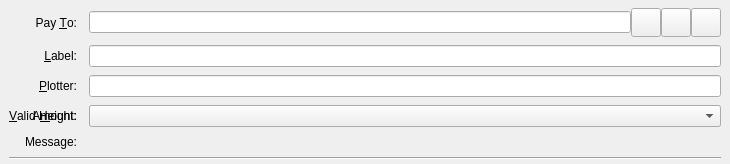
<?xml version="1.0" encoding="UTF-8"?>
<ui version="4.0">
 <class>SendCoinsEntry</class>
 <widget class="QStackedWidget" name="SendCoinsEntry">
  <property name="geometry">
   <rect>
    <x>0</x>
    <y>0</y>
    <width>730</width>
    <height>150</height>
   </rect>
  </property>
  <property name="focusPolicy">
   <enum>Qt::TabFocus</enum>
  </property>
  <property name="autoFillBackground">
   <bool>false</bool>
  </property>
  <widget class="QFrame" name="SendCoins">
   <property name="toolTip">
    <string>This is a normal payment.</string>
   </property>
   <property name="frameShape">
    <enum>QFrame::NoFrame</enum>
   </property>
   <layout class="QGridLayout" name="gridLayout">
    <property name="topMargin">
     <number>8</number>
    </property>
    <property name="bottomMargin">
     <number>4</number>
    </property>
    <property name="horizontalSpacing">
     <number>12</number>
    </property>
    <property name="verticalSpacing">
     <number>8</number>
    </property>
    <item row="0" column="0">
     <widget class="QLabel" name="payToLabel">
      <property name="text">
       <string>Pay &amp;To:</string>
      </property>
      <property name="alignment">
       <set>Qt::AlignRight|Qt::AlignTrailing|Qt::AlignVCenter</set>
      </property>
      <property name="buddy">
       <cstring>payTo</cstring>
      </property>
     </widget>
    </item>
    <item row="0" column="1">
     <layout class="QHBoxLayout" name="payToLayout">
      <property name="spacing">
       <number>0</number>
      </property>
      <item>
       <widget class="QValidatedLineEdit" name="payTo">
        <property name="toolTip">
         <string>The BitcoinHD address to send the payment to</string>
        </property>
       </widget>
      </item>
      <item>
       <widget class="QToolButton" name="addressBookButton">
        <property name="toolTip">
         <string>Choose previously used address</string>
        </property>
        <property name="text">
         <string/>
        </property>
        <property name="icon">
         <iconset resource="../bitcoin.qrc">
          <normaloff>:/icons/address-book</normaloff>:/icons/address-book</iconset>
        </property>
        <property name="iconSize">
         <size>
          <width>22</width>
          <height>22</height>
         </size>
        </property>
        <property name="shortcut">
         <string>Alt+A</string>
        </property>
       </widget>
      </item>
      <item>
       <widget class="QToolButton" name="pasteButton">
        <property name="toolTip">
         <string>Paste address from clipboard</string>
        </property>
        <property name="text">
         <string/>
        </property>
        <property name="icon">
         <iconset resource="../bitcoin.qrc">
          <normaloff>:/icons/editpaste</normaloff>:/icons/editpaste</iconset>
        </property>
        <property name="iconSize">
         <size>
          <width>22</width>
          <height>22</height>
         </size>
        </property>
        <property name="shortcut">
         <string>Alt+P</string>
        </property>
       </widget>
      </item>
      <item>
       <widget class="QToolButton" name="deleteButton">
        <property name="toolTip">
         <string>Remove this entry</string>
        </property>
        <property name="text">
         <string/>
        </property>
        <property name="icon">
         <iconset resource="../bitcoin.qrc">
          <normaloff>:/icons/remove</normaloff>:/icons/remove</iconset>
        </property>
        <property name="iconSize">
         <size>
          <width>22</width>
          <height>22</height>
         </size>
        </property>
       </widget>
      </item>
     </layout>
    </item>
    <item row="1" column="0">
     <widget class="QLabel" name="labellLabel">
      <property name="text">
       <string>&amp;Label:</string>
      </property>
      <property name="alignment">
       <set>Qt::AlignRight|Qt::AlignTrailing|Qt::AlignVCenter</set>
      </property>
      <property name="buddy">
       <cstring>addAsLabel</cstring>
      </property>
     </widget>
    </item>
    <item row="1" column="1">
     <widget class="QLineEdit" name="addAsLabel">
      <property name="toolTip">
       <string>Enter a label for this address to add it to the list of used addresses</string>
      </property>
     </widget>
    </item>
    <item row="3" column="0">
     <widget class="QLabel" name="amountLabel">
      <property name="text">
       <string>A&amp;mount:</string>
      </property>
      <property name="alignment">
       <set>Qt::AlignRight|Qt::AlignTrailing|Qt::AlignVCenter</set>
      </property>
      <property name="buddy">
       <cstring>payAmount</cstring>
      </property>
     </widget>
    </item>
    <item row="4" column="0">
     <widget class="QLabel" name="messageLabel">
      <property name="text">
       <string>Message:</string>
      </property>
      <property name="alignment">
       <set>Qt::AlignRight|Qt::AlignTrailing|Qt::AlignVCenter</set>
      </property>
     </widget>
    </item>
    <item row="3" column="1">
     <layout class="QHBoxLayout" name="horizontalLayoutAmount" stretch="0,1,0">
      <item>
       <widget class="BitcoinAmountField" name="payAmount"/>
      </item>
      <item>
       <widget class="QCheckBox" name="checkboxSubtractFeeFromAmount">
        <property name="toolTip">
         <string>The fee will be deducted from the amount being sent. The recipient will receive less bitcoins than you enter in the amount field. If multiple recipients are selected, the fee is split equally.</string>
        </property>
        <property name="text">
         <string>S&amp;ubtract fee from amount</string>
        </property>
       </widget>
      </item>
      <item>
       <widget class="QPushButton" name="useAvailableBalanceButton">
        <property name="text">
         <string>Use available balance</string>
        </property>
       </widget>
      </item>
     </layout>
    </item>
    <item row="4" column="1">
     <widget class="QLabel" name="messageTextLabel">
      <property name="toolTip">
       <string>A message that was attached to the xdisk: URI which will be stored with the transaction for your reference. Note: This message will not be sent over the BitcoinHD network.</string>
      </property>
     </widget>
    </item>
    <item row="5" column="0" colspan="2">
     <widget class="Line" name="line">
      <property name="orientation">
       <enum>Qt::Horizontal</enum>
      </property>
     </widget>
    </item>
    <item row="2" column="0">
     <widget class="QLabel" name="plotterPassphraseLabel">
      <property name="text">
       <string>&amp;Plotter:</string>
      </property>
      <property name="alignment">
       <set>Qt::AlignRight|Qt::AlignTrailing|Qt::AlignVCenter</set>
      </property>
      <property name="buddy">
       <cstring>plotterPassphrase</cstring>
      </property>
     </widget>
    </item>
    <item row="2" column="1">
     <widget class="QValidatedLineEdit" name="plotterPassphrase">
      <property name="toolTip">
       <string>Enter your plotter passphrase or bind hex data</string>
      </property>
      <property name="echoMode">
       <enum>QLineEdit::Password</enum>
      </property>
     </widget>
    </item>
    <item row="3" column="0">
     <widget class="QLabel" name="plotterDataValidHeightLabel">
      <property name="text">
       <string>&amp;Valid Height:</string>
      </property>
      <property name="alignment">
       <set>Qt::AlignRight|Qt::AlignTrailing|Qt::AlignVCenter</set>
      </property>
      <property name="buddy">
       <cstring>plotterDataValidHeightSelector</cstring>
      </property>
     </widget>
    </item>
    <item row="3" column="1">
     <widget class="QComboBox" name="plotterDataValidHeightSelector" />
    </item>
   </layout>
  </widget>
  <widget class="QFrame" name="SendCoins_UnauthenticatedPaymentRequest">
   <property name="palette">
    <palette>
     <active>
      <colorrole role="WindowText">
       <brush brushstyle="SolidPattern">
        <color alpha="255">
         <red>0</red>
         <green>0</green>
         <blue>0</blue>
        </color>
       </brush>
      </colorrole>
      <colorrole role="Button">
       <brush brushstyle="SolidPattern">
        <color alpha="255">
         <red>255</red>
         <green>255</green>
         <blue>127</blue>
        </color>
       </brush>
      </colorrole>
      <colorrole role="Light">
       <brush brushstyle="SolidPattern">
        <color alpha="255">
         <red>255</red>
         <green>255</green>
         <blue>255</blue>
        </color>
       </brush>
      </colorrole>
      <colorrole role="Midlight">
       <brush brushstyle="SolidPattern">
        <color alpha="255">
         <red>255</red>
         <green>255</green>
         <blue>191</blue>
        </color>
       </brush>
      </colorrole>
      <colorrole role="Dark">
       <brush brushstyle="SolidPattern">
        <color alpha="255">
         <red>127</red>
         <green>127</green>
         <blue>63</blue>
        </color>
       </brush>
      </colorrole>
      <colorrole role="Mid">
       <brush brushstyle="SolidPattern">
        <color alpha="255">
         <red>170</red>
         <green>170</green>
         <blue>84</blue>
        </color>
       </brush>
      </colorrole>
      <colorrole role="Text">
       <brush brushstyle="SolidPattern">
        <color alpha="255">
         <red>0</red>
         <green>0</green>
         <blue>0</blue>
        </color>
       </brush>
      </colorrole>
      <colorrole role="BrightText">
       <brush brushstyle="SolidPattern">
        <color alpha="255">
         <red>255</red>
         <green>255</green>
         <blue>255</blue>
        </color>
       </brush>
      </colorrole>
      <colorrole role="ButtonText">
       <brush brushstyle="SolidPattern">
        <color alpha="255">
         <red>0</red>
         <green>0</green>
         <blue>0</blue>
        </color>
       </brush>
      </colorrole>
      <colorrole role="Base">
       <brush brushstyle="SolidPattern">
        <color alpha="255">
         <red>255</red>
         <green>255</green>
         <blue>255</blue>
        </color>
       </brush>
      </colorrole>
      <colorrole role="Window">
       <brush brushstyle="SolidPattern">
        <color alpha="255">
         <red>255</red>
         <green>255</green>
         <blue>127</blue>
        </color>
       </brush>
      </colorrole>
      <colorrole role="Shadow">
       <brush brushstyle="SolidPattern">
        <color alpha="255">
         <red>0</red>
         <green>0</green>
         <blue>0</blue>
        </color>
       </brush>
      </colorrole>
      <colorrole role="AlternateBase">
       <brush brushstyle="SolidPattern">
        <color alpha="255">
         <red>255</red>
         <green>255</green>
         <blue>191</blue>
        </color>
       </brush>
      </colorrole>
      <colorrole role="ToolTipBase">
       <brush brushstyle="SolidPattern">
        <color alpha="255">
         <red>255</red>
         <green>255</green>
         <blue>220</blue>
        </color>
       </brush>
      </colorrole>
      <colorrole role="ToolTipText">
       <brush brushstyle="SolidPattern">
        <color alpha="255">
         <red>0</red>
         <green>0</green>
         <blue>0</blue>
        </color>
       </brush>
      </colorrole>
     </active>
     <inactive>
      <colorrole role="WindowText">
       <brush brushstyle="SolidPattern">
        <color alpha="255">
         <red>0</red>
         <green>0</green>
         <blue>0</blue>
        </color>
       </brush>
      </colorrole>
      <colorrole role="Button">
       <brush brushstyle="SolidPattern">
        <color alpha="255">
         <red>255</red>
         <green>255</green>
         <blue>127</blue>
        </color>
       </brush>
      </colorrole>
      <colorrole role="Light">
       <brush brushstyle="SolidPattern">
        <color alpha="255">
         <red>255</red>
         <green>255</green>
         <blue>255</blue>
        </color>
       </brush>
      </colorrole>
      <colorrole role="Midlight">
       <brush brushstyle="SolidPattern">
        <color alpha="255">
         <red>255</red>
         <green>255</green>
         <blue>191</blue>
        </color>
       </brush>
      </colorrole>
      <colorrole role="Dark">
       <brush brushstyle="SolidPattern">
        <color alpha="255">
         <red>127</red>
         <green>127</green>
         <blue>63</blue>
        </color>
       </brush>
      </colorrole>
      <colorrole role="Mid">
       <brush brushstyle="SolidPattern">
        <color alpha="255">
         <red>170</red>
         <green>170</green>
         <blue>84</blue>
        </color>
       </brush>
      </colorrole>
      <colorrole role="Text">
       <brush brushstyle="SolidPattern">
        <color alpha="255">
         <red>0</red>
         <green>0</green>
         <blue>0</blue>
        </color>
       </brush>
      </colorrole>
      <colorrole role="BrightText">
       <brush brushstyle="SolidPattern">
        <color alpha="255">
         <red>255</red>
         <green>255</green>
         <blue>255</blue>
        </color>
       </brush>
      </colorrole>
      <colorrole role="ButtonText">
       <brush brushstyle="SolidPattern">
        <color alpha="255">
         <red>0</red>
         <green>0</green>
         <blue>0</blue>
        </color>
       </brush>
      </colorrole>
      <colorrole role="Base">
       <brush brushstyle="SolidPattern">
        <color alpha="255">
         <red>255</red>
         <green>255</green>
         <blue>255</blue>
        </color>
       </brush>
      </colorrole>
      <colorrole role="Window">
       <brush brushstyle="SolidPattern">
        <color alpha="255">
         <red>255</red>
         <green>255</green>
         <blue>127</blue>
        </color>
       </brush>
      </colorrole>
      <colorrole role="Shadow">
       <brush brushstyle="SolidPattern">
        <color alpha="255">
         <red>0</red>
         <green>0</green>
         <blue>0</blue>
        </color>
       </brush>
      </colorrole>
      <colorrole role="AlternateBase">
       <brush brushstyle="SolidPattern">
        <color alpha="255">
         <red>255</red>
         <green>255</green>
         <blue>191</blue>
        </color>
       </brush>
      </colorrole>
      <colorrole role="ToolTipBase">
       <brush brushstyle="SolidPattern">
        <color alpha="255">
         <red>255</red>
         <green>255</green>
         <blue>220</blue>
        </color>
       </brush>
      </colorrole>
      <colorrole role="ToolTipText">
       <brush brushstyle="SolidPattern">
        <color alpha="255">
         <red>0</red>
         <green>0</green>
         <blue>0</blue>
        </color>
       </brush>
      </colorrole>
     </inactive>
     <disabled>
      <colorrole role="WindowText">
       <brush brushstyle="SolidPattern">
        <color alpha="255">
         <red>127</red>
         <green>127</green>
         <blue>63</blue>
        </color>
       </brush>
      </colorrole>
      <colorrole role="Button">
       <brush brushstyle="SolidPattern">
        <color alpha="255">
         <red>255</red>
         <green>255</green>
         <blue>127</blue>
        </color>
       </brush>
      </colorrole>
      <colorrole role="Light">
       <brush brushstyle="SolidPattern">
        <color alpha="255">
         <red>255</red>
         <green>255</green>
         <blue>255</blue>
        </color>
       </brush>
      </colorrole>
      <colorrole role="Midlight">
       <brush brushstyle="SolidPattern">
        <color alpha="255">
         <red>255</red>
         <green>255</green>
         <blue>191</blue>
        </color>
       </brush>
      </colorrole>
      <colorrole role="Dark">
       <brush brushstyle="SolidPattern">
        <color alpha="255">
         <red>127</red>
         <green>127</green>
         <blue>63</blue>
        </color>
       </brush>
      </colorrole>
      <colorrole role="Mid">
       <brush brushstyle="SolidPattern">
        <color alpha="255">
         <red>170</red>
         <green>170</green>
         <blue>84</blue>
        </color>
       </brush>
      </colorrole>
      <colorrole role="Text">
       <brush brushstyle="SolidPattern">
        <color alpha="255">
         <red>127</red>
         <green>127</green>
         <blue>63</blue>
        </color>
       </brush>
      </colorrole>
      <colorrole role="BrightText">
       <brush brushstyle="SolidPattern">
        <color alpha="255">
         <red>255</red>
         <green>255</green>
         <blue>255</blue>
        </color>
       </brush>
      </colorrole>
      <colorrole role="ButtonText">
       <brush brushstyle="SolidPattern">
        <color alpha="255">
         <red>127</red>
         <green>127</green>
         <blue>63</blue>
        </color>
       </brush>
      </colorrole>
      <colorrole role="Base">
       <brush brushstyle="SolidPattern">
        <color alpha="255">
         <red>255</red>
         <green>255</green>
         <blue>127</blue>
        </color>
       </brush>
      </colorrole>
      <colorrole role="Window">
       <brush brushstyle="SolidPattern">
        <color alpha="255">
         <red>255</red>
         <green>255</green>
         <blue>127</blue>
        </color>
       </brush>
      </colorrole>
      <colorrole role="Shadow">
       <brush brushstyle="SolidPattern">
        <color alpha="255">
         <red>0</red>
         <green>0</green>
         <blue>0</blue>
        </color>
       </brush>
      </colorrole>
      <colorrole role="AlternateBase">
       <brush brushstyle="SolidPattern">
        <color alpha="255">
         <red>255</red>
         <green>255</green>
         <blue>127</blue>
        </color>
       </brush>
      </colorrole>
      <colorrole role="ToolTipBase">
       <brush brushstyle="SolidPattern">
        <color alpha="255">
         <red>255</red>
         <green>255</green>
         <blue>220</blue>
        </color>
       </brush>
      </colorrole>
      <colorrole role="ToolTipText">
       <brush brushstyle="SolidPattern">
        <color alpha="255">
         <red>0</red>
         <green>0</green>
         <blue>0</blue>
        </color>
       </brush>
      </colorrole>
     </disabled>
    </palette>
   </property>
   <property name="toolTip">
    <string>This is an unauthenticated payment request.</string>
   </property>
   <property name="autoFillBackground">
    <bool>true</bool>
   </property>
   <property name="frameShape">
    <enum>QFrame::NoFrame</enum>
   </property>
   <layout class="QGridLayout" name="gridLayout_is">
    <property name="spacing">
     <number>12</number>
    </property>
    <item row="0" column="0">
     <widget class="QLabel" name="payToLabel_is">
      <property name="text">
       <string>Pay To:</string>
      </property>
      <property name="alignment">
       <set>Qt::AlignRight|Qt::AlignTrailing|Qt::AlignVCenter</set>
      </property>
     </widget>
    </item>
    <item row="0" column="1">
     <layout class="QHBoxLayout" name="payToLayout_is">
      <property name="spacing">
       <number>0</number>
      </property>
      <item>
       <widget class="QLabel" name="payTo_is"/>
      </item>
      <item>
       <widget class="QToolButton" name="deleteButton_is">
        <property name="toolTip">
         <string>Remove this entry</string>
        </property>
        <property name="text">
         <string/>
        </property>
        <property name="icon">
         <iconset resource="../bitcoin.qrc">
          <normaloff>:/icons/remove</normaloff>:/icons/remove</iconset>
        </property>
       </widget>
      </item>
     </layout>
    </item>
    <item row="1" column="0">
     <widget class="QLabel" name="memoLabel_is">
      <property name="text">
       <string>Memo:</string>
      </property>
      <property name="alignment">
       <set>Qt::AlignRight|Qt::AlignTrailing|Qt::AlignVCenter</set>
      </property>
     </widget>
    </item>
    <item row="1" column="1">
     <widget class="QLabel" name="memoTextLabel_is">
      <property name="textFormat">
       <enum>Qt::PlainText</enum>
      </property>
     </widget>
    </item>
    <item row="2" column="0">
     <widget class="QLabel" name="amountLabel_is">
      <property name="text">
       <string>A&amp;mount:</string>
      </property>
      <property name="alignment">
       <set>Qt::AlignRight|Qt::AlignTrailing|Qt::AlignVCenter</set>
      </property>
      <property name="buddy">
       <cstring>payAmount_is</cstring>
      </property>
     </widget>
    </item>
    <item row="2" column="1">
     <widget class="BitcoinAmountField" name="payAmount_is">
      <property name="acceptDrops">
       <bool>false</bool>
      </property>
     </widget>
    </item>
   </layout>
  </widget>
  <widget class="QFrame" name="SendCoins_AuthenticatedPaymentRequest">
   <property name="palette">
    <palette>
     <active>
      <colorrole role="WindowText">
       <brush brushstyle="SolidPattern">
        <color alpha="255">
         <red>0</red>
         <green>0</green>
         <blue>0</blue>
        </color>
       </brush>
      </colorrole>
      <colorrole role="Button">
       <brush brushstyle="SolidPattern">
        <color alpha="255">
         <red>140</red>
         <green>232</green>
         <blue>119</blue>
        </color>
       </brush>
      </colorrole>
      <colorrole role="Light">
       <brush brushstyle="SolidPattern">
        <color alpha="255">
         <red>230</red>
         <green>255</green>
         <blue>224</blue>
        </color>
       </brush>
      </colorrole>
      <colorrole role="Midlight">
       <brush brushstyle="SolidPattern">
        <color alpha="255">
         <red>185</red>
         <green>243</green>
         <blue>171</blue>
        </color>
       </brush>
      </colorrole>
      <colorrole role="Dark">
       <brush brushstyle="SolidPattern">
        <color alpha="255">
         <red>70</red>
         <green>116</green>
         <blue>59</blue>
        </color>
       </brush>
      </colorrole>
      <colorrole role="Mid">
       <brush brushstyle="SolidPattern">
        <color alpha="255">
         <red>93</red>
         <green>155</green>
         <blue>79</blue>
        </color>
       </brush>
      </colorrole>
      <colorrole role="Text">
       <brush brushstyle="SolidPattern">
        <color alpha="255">
         <red>0</red>
         <green>0</green>
         <blue>0</blue>
        </color>
       </brush>
      </colorrole>
      <colorrole role="BrightText">
       <brush brushstyle="SolidPattern">
        <color alpha="255">
         <red>155</red>
         <green>255</green>
         <blue>147</blue>
        </color>
       </brush>
      </colorrole>
      <colorrole role="ButtonText">
       <brush brushstyle="SolidPattern">
        <color alpha="255">
         <red>0</red>
         <green>0</green>
         <blue>0</blue>
        </color>
       </brush>
      </colorrole>
      <colorrole role="Base">
       <brush brushstyle="SolidPattern">
        <color alpha="255">
         <red>119</red>
         <green>255</green>
         <blue>233</blue>
        </color>
       </brush>
      </colorrole>
      <colorrole role="Window">
       <brush brushstyle="SolidPattern">
        <color alpha="255">
         <red>140</red>
         <green>232</green>
         <blue>119</blue>
        </color>
       </brush>
      </colorrole>
      <colorrole role="Shadow">
       <brush brushstyle="SolidPattern">
        <color alpha="255">
         <red>0</red>
         <green>0</green>
         <blue>0</blue>
        </color>
       </brush>
      </colorrole>
      <colorrole role="AlternateBase">
       <brush brushstyle="SolidPattern">
        <color alpha="255">
         <red>197</red>
         <green>243</green>
         <blue>187</blue>
        </color>
       </brush>
      </colorrole>
      <colorrole role="NoRole">
       <brush brushstyle="SolidPattern">
        <color alpha="255">
         <red>125</red>
         <green>194</green>
         <blue>122</blue>
        </color>
       </brush>
      </colorrole>
      <colorrole role="ToolTipBase">
       <brush brushstyle="SolidPattern">
        <color alpha="255">
         <red>255</red>
         <green>255</green>
         <blue>220</blue>
        </color>
       </brush>
      </colorrole>
      <colorrole role="ToolTipText">
       <brush brushstyle="SolidPattern">
        <color alpha="255">
         <red>0</red>
         <green>0</green>
         <blue>0</blue>
        </color>
       </brush>
      </colorrole>
     </active>
     <inactive>
      <colorrole role="WindowText">
       <brush brushstyle="SolidPattern">
        <color alpha="255">
         <red>0</red>
         <green>0</green>
         <blue>0</blue>
        </color>
       </brush>
      </colorrole>
      <colorrole role="Button">
       <brush brushstyle="SolidPattern">
        <color alpha="255">
         <red>140</red>
         <green>232</green>
         <blue>119</blue>
        </color>
       </brush>
      </colorrole>
      <colorrole role="Light">
       <brush brushstyle="SolidPattern">
        <color alpha="255">
         <red>230</red>
         <green>255</green>
         <blue>224</blue>
        </color>
       </brush>
      </colorrole>
      <colorrole role="Midlight">
       <brush brushstyle="SolidPattern">
        <color alpha="255">
         <red>185</red>
         <green>243</green>
         <blue>171</blue>
        </color>
       </brush>
      </colorrole>
      <colorrole role="Dark">
       <brush brushstyle="SolidPattern">
        <color alpha="255">
         <red>70</red>
         <green>116</green>
         <blue>59</blue>
        </color>
       </brush>
      </colorrole>
      <colorrole role="Mid">
       <brush brushstyle="SolidPattern">
        <color alpha="255">
         <red>93</red>
         <green>155</green>
         <blue>79</blue>
        </color>
       </brush>
      </colorrole>
      <colorrole role="Text">
       <brush brushstyle="SolidPattern">
        <color alpha="255">
         <red>0</red>
         <green>0</green>
         <blue>0</blue>
        </color>
       </brush>
      </colorrole>
      <colorrole role="BrightText">
       <brush brushstyle="SolidPattern">
        <color alpha="255">
         <red>155</red>
         <green>255</green>
         <blue>147</blue>
        </color>
       </brush>
      </colorrole>
      <colorrole role="ButtonText">
       <brush brushstyle="SolidPattern">
        <color alpha="255">
         <red>0</red>
         <green>0</green>
         <blue>0</blue>
        </color>
       </brush>
      </colorrole>
      <colorrole role="Base">
       <brush brushstyle="SolidPattern">
        <color alpha="255">
         <red>119</red>
         <green>255</green>
         <blue>233</blue>
        </color>
       </brush>
      </colorrole>
      <colorrole role="Window">
       <brush brushstyle="SolidPattern">
        <color alpha="255">
         <red>140</red>
         <green>232</green>
         <blue>119</blue>
        </color>
       </brush>
      </colorrole>
      <colorrole role="Shadow">
       <brush brushstyle="SolidPattern">
        <color alpha="255">
         <red>0</red>
         <green>0</green>
         <blue>0</blue>
        </color>
       </brush>
      </colorrole>
      <colorrole role="AlternateBase">
       <brush brushstyle="SolidPattern">
        <color alpha="255">
         <red>197</red>
         <green>243</green>
         <blue>187</blue>
        </color>
       </brush>
      </colorrole>
      <colorrole role="NoRole">
       <brush brushstyle="SolidPattern">
        <color alpha="255">
         <red>125</red>
         <green>194</green>
         <blue>122</blue>
        </color>
       </brush>
      </colorrole>
      <colorrole role="ToolTipBase">
       <brush brushstyle="SolidPattern">
        <color alpha="255">
         <red>255</red>
         <green>255</green>
         <blue>220</blue>
        </color>
       </brush>
      </colorrole>
      <colorrole role="ToolTipText">
       <brush brushstyle="SolidPattern">
        <color alpha="255">
         <red>0</red>
         <green>0</green>
         <blue>0</blue>
        </color>
       </brush>
      </colorrole>
     </inactive>
     <disabled>
      <colorrole role="WindowText">
       <brush brushstyle="SolidPattern">
        <color alpha="255">
         <red>70</red>
         <green>116</green>
         <blue>59</blue>
        </color>
       </brush>
      </colorrole>
      <colorrole role="Button">
       <brush brushstyle="SolidPattern">
        <color alpha="255">
         <red>140</red>
         <green>232</green>
         <blue>119</blue>
        </color>
       </brush>
      </colorrole>
      <colorrole role="Light">
       <brush brushstyle="SolidPattern">
        <color alpha="255">
         <red>230</red>
         <green>255</green>
         <blue>224</blue>
        </color>
       </brush>
      </colorrole>
      <colorrole role="Midlight">
       <brush brushstyle="SolidPattern">
        <color alpha="255">
         <red>185</red>
         <green>243</green>
         <blue>171</blue>
        </color>
       </brush>
      </colorrole>
      <colorrole role="Dark">
       <brush brushstyle="SolidPattern">
        <color alpha="255">
         <red>70</red>
         <green>116</green>
         <blue>59</blue>
        </color>
       </brush>
      </colorrole>
      <colorrole role="Mid">
       <brush brushstyle="SolidPattern">
        <color alpha="255">
         <red>93</red>
         <green>155</green>
         <blue>79</blue>
        </color>
       </brush>
      </colorrole>
      <colorrole role="Text">
       <brush brushstyle="SolidPattern">
        <color alpha="255">
         <red>70</red>
         <green>116</green>
         <blue>59</blue>
        </color>
       </brush>
      </colorrole>
      <colorrole role="BrightText">
       <brush brushstyle="SolidPattern">
        <color alpha="255">
         <red>155</red>
         <green>255</green>
         <blue>147</blue>
        </color>
       </brush>
      </colorrole>
      <colorrole role="ButtonText">
       <brush brushstyle="SolidPattern">
        <color alpha="255">
         <red>70</red>
         <green>116</green>
         <blue>59</blue>
        </color>
       </brush>
      </colorrole>
      <colorrole role="Base">
       <brush brushstyle="SolidPattern">
        <color alpha="255">
         <red>140</red>
         <green>232</green>
         <blue>119</blue>
        </color>
       </brush>
      </colorrole>
      <colorrole role="Window">
       <brush brushstyle="SolidPattern">
        <color alpha="255">
         <red>140</red>
         <green>232</green>
         <blue>119</blue>
        </color>
       </brush>
      </colorrole>
      <colorrole role="Shadow">
       <brush brushstyle="SolidPattern">
        <color alpha="255">
         <red>0</red>
         <green>0</green>
         <blue>0</blue>
        </color>
       </brush>
      </colorrole>
      <colorrole role="AlternateBase">
       <brush brushstyle="SolidPattern">
        <color alpha="255">
         <red>140</red>
         <green>232</green>
         <blue>119</blue>
        </color>
       </brush>
      </colorrole>
      <colorrole role="NoRole">
       <brush brushstyle="SolidPattern">
        <color alpha="255">
         <red>125</red>
         <green>194</green>
         <blue>122</blue>
        </color>
       </brush>
      </colorrole>
      <colorrole role="ToolTipBase">
       <brush brushstyle="SolidPattern">
        <color alpha="255">
         <red>255</red>
         <green>255</green>
         <blue>220</blue>
        </color>
       </brush>
      </colorrole>
      <colorrole role="ToolTipText">
       <brush brushstyle="SolidPattern">
        <color alpha="255">
         <red>0</red>
         <green>0</green>
         <blue>0</blue>
        </color>
       </brush>
      </colorrole>
     </disabled>
    </palette>
   </property>
   <property name="toolTip">
    <string>This is an authenticated payment request.</string>
   </property>
   <property name="autoFillBackground">
    <bool>true</bool>
   </property>
   <property name="frameShape">
    <enum>QFrame::NoFrame</enum>
   </property>
   <layout class="QGridLayout" name="gridLayout_s">
    <property name="spacing">
     <number>12</number>
    </property>
    <item row="0" column="0">
     <widget class="QLabel" name="payToLabel_s">
      <property name="text">
       <string>Pay To:</string>
      </property>
      <property name="alignment">
       <set>Qt::AlignRight|Qt::AlignTrailing|Qt::AlignVCenter</set>
      </property>
     </widget>
    </item>
    <item row="0" column="1">
     <layout class="QHBoxLayout" name="payToLayout_s">
      <property name="spacing">
       <number>0</number>
      </property>
      <item>
       <widget class="QLabel" name="payTo_s">
        <property name="textFormat">
         <enum>Qt::PlainText</enum>
        </property>
       </widget>
      </item>
      <item>
       <widget class="QToolButton" name="deleteButton_s">
        <property name="toolTip">
         <string>Remove this entry</string>
        </property>
        <property name="text">
         <string/>
        </property>
        <property name="icon">
         <iconset resource="../bitcoin.qrc">
          <normaloff>:/icons/remove</normaloff>:/icons/remove</iconset>
        </property>
       </widget>
      </item>
     </layout>
    </item>
    <item row="1" column="0">
     <widget class="QLabel" name="memoLabel_s">
      <property name="text">
       <string>Memo:</string>
      </property>
      <property name="alignment">
       <set>Qt::AlignRight|Qt::AlignTrailing|Qt::AlignVCenter</set>
      </property>
     </widget>
    </item>
    <item row="1" column="1">
     <widget class="QLabel" name="memoTextLabel_s">
      <property name="textFormat">
       <enum>Qt::PlainText</enum>
      </property>
     </widget>
    </item>
    <item row="2" column="0">
     <widget class="QLabel" name="amountLabel_s">
      <property name="text">
       <string>A&amp;mount:</string>
      </property>
      <property name="alignment">
       <set>Qt::AlignRight|Qt::AlignTrailing|Qt::AlignVCenter</set>
      </property>
      <property name="buddy">
       <cstring>payAmount_s</cstring>
      </property>
     </widget>
    </item>
    <item row="2" column="1">
     <widget class="BitcoinAmountField" name="payAmount_s">
      <property name="acceptDrops">
       <bool>false</bool>
      </property>
     </widget>
    </item>
   </layout>
  </widget>
  <widget class="QFrame" name="SendCoins_BindPlotterId"/>
 </widget>
 <customwidgets>
  <customwidget>
   <class>QValidatedLineEdit</class>
   <extends>QLineEdit</extends>
   <header>qt/qvalidatedlineedit.h</header>
  </customwidget>
  <customwidget>
   <class>BitcoinAmountField</class>
   <extends>QLineEdit</extends>
   <header>qt/bitcoinamountfield.h</header>
  </customwidget>
 </customwidgets>
 <tabstops>
  <tabstop>payTo</tabstop>
  <tabstop>addressBookButton</tabstop>
  <tabstop>pasteButton</tabstop>
  <tabstop>deleteButton</tabstop>
  <tabstop>addAsLabel</tabstop>
  <tabstop>payAmount</tabstop>
  <tabstop>payAmount_is</tabstop>
  <tabstop>deleteButton_is</tabstop>
  <tabstop>payAmount_s</tabstop>
  <tabstop>deleteButton_s</tabstop>
 </tabstops>
 <resources>
  <include location="../bitcoin.qrc"/>
 </resources>
 <connections/>
</ui>
